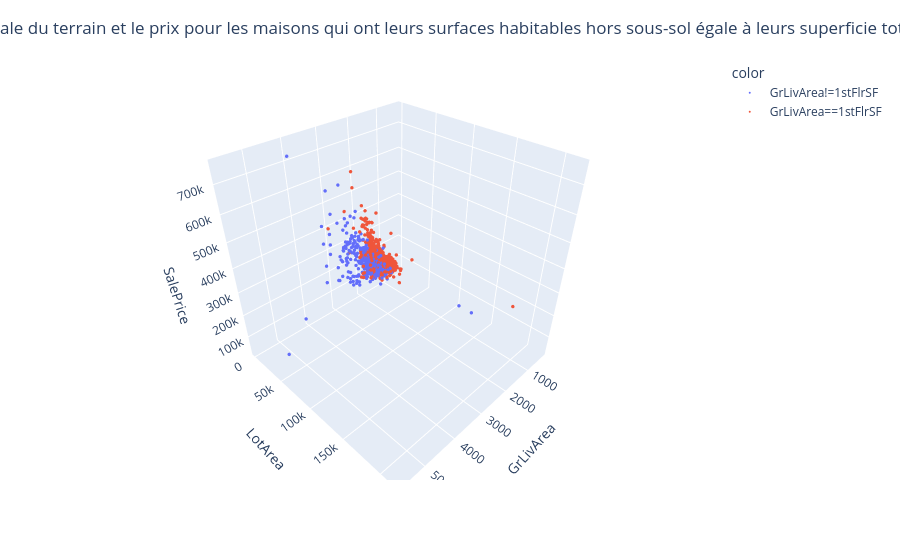

Notebook code for this chart:
### Code cell
fig = px.scatter_3d(
    train_set,
    x="GrLivArea",
    y="LotArea",
    z="SalePrice",
    color=np.select(
        [train_set["GrLivArea"] == train_set["1stFlrSF"]],
        ["GrLivArea==1stFlrSF"],
        ["GrLivArea!=1stFlrSF"],
    ),
)
fig.update_traces(marker_size=2)
fig.update_layout(
    title="Relation entre la surfaces habitables hors sous-sol, la surface totale du terrain et le prix pour les maisons qui ont leurs surfaces habitables hors sous-sol égale à leurs superficie totale de rez-de-chausée et dont ces deux surface sont différentes.",
    title_x=0.5,
    title_y=0.96,
)
fig.show()

### Figure 1 — Plotly figure (JSON) as saved in the notebook; plotly's stock layout.template omitted (floating-point values rounded to 4 significant figures; data arrays with more than 128 entries replaced by an {"elided": "..."} marker saying what was removed)
{"data": [{"hovertemplate": "color=GrLivArea!=1stFlrSF<br>GrLivArea=%{x}<br>LotArea=%{y}<br>SalePrice=%{z}<extra></extra>", "legendgroup": "GrLivArea!=1stFlrSF", "marker": {"color": "#636efa", "size": 2, "symbol": "circle"}, "mode": "markers", "name": "GrLivArea!=1stFlrSF", "scene": "scene", "showlegend": true, "type": "scatter3d", "x": {"elided": "509 int values"}, "y": {"elided": "509 int values"}, "z": {"elided": "509 int values"}}, {"hovertemplate": "color=GrLivArea==1stFlrSF<br>GrLivArea=%{x}<br>LotArea=%{y}<br>SalePrice=%{z}<extra></extra>", "legendgroup": "GrLivArea==1stFlrSF", "marker": {"color": "#EF553B", "size": 2, "symbol": "circle"}, "mode": "markers", "name": "GrLivArea==1stFlrSF", "scene": "scene", "showlegend": true, "type": "scatter3d", "x": {"elided": "671 int values"}, "y": {"elided": "671 int values"}, "z": {"elided": "671 int values"}}], "layout": {"legend": {"title": {"text": "color"}, "tracegroupgap": 0}, "margin": {"t": 60}, "scene": {"domain": {"x": [0, 1], "y": [0, 1]}, "xaxis": {"title": {"text": "GrLivArea"}}, "yaxis": {"title": {"text": "LotArea"}}, "zaxis": {"title": {"text": "SalePrice"}}}, "title": {"text": "Relation entre la surfaces habitables hors sous-sol, la surface totale du terrain et le prix pour les maisons qui ont leurs surfaces habitables hors sous-sol égale à leurs superficie totale de rez-de-chausée et dont ces deux surface sont différentes.", "x": 0.5, "y": 0.96}}}
